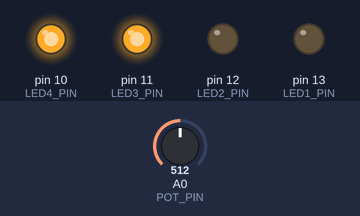
Bench run of a sketch on a simulated Arduino Uno, built with avr-gcc and run on an emulated ATmega328P. On the bench: output pins drawn as LEDs (lit = HIGH). The test bench sets the inputs (shaded band); at power-on: A0 (POT_PIN) = 512.

Above: at 1.8 s.
1.9 s: A0 (POT_PIN) set to 0
At 3.7 s:
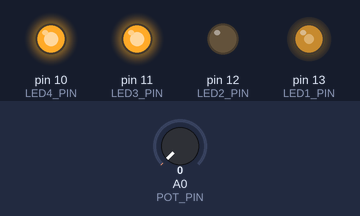
5.4 s: A0 (POT_PIN) set to 122
At 6.0 s:
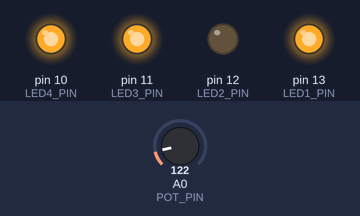
Timing chart, 0 to 14.9 s (numbered marks = the images above; inputs shaded):
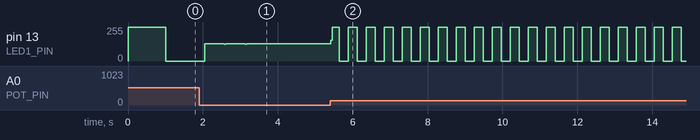

The sketch:

ex_1_6_1a.ino
```cpp
/* *******************************
* Exercise 1.6.1a : Illustrate PWM operation
********************************** */

// Define pin mapping
//  - no memory used for defines (C preprocessor)
//  - always useful since we only check pinout once
#define POT_PIN     A0
#define LED1_PIN    13
#define LED2_PIN    12
#define LED3_PIN    11
#define LED4_PIN    10
#define LED_ON      LOW
#define LED_OFF     HIGH

// A table can be used to ease led handling (go to ex_1_1_1 for alternative declarations)
  int leds[]  = {LED1_PIN, LED2_PIN, LED3_PIN, LED4_PIN};
  int nb_leds = (sizeof(leds)/sizeof(leds[0])); // nb of elements = size of the table / size of 1 element
  bool state;

// Executed once to set pins, variables, ...
void setup() {
  // Set inputs
    pinMode(POT_PIN, INPUT);

  // Set outputs
    for (int i = 0; i < nb_leds; i++)
      pinMode(leds[i], OUTPUT);

  // Initialize all leds
    for (int i = 0; i < nb_leds; i++)
      digitalWrite(leds[i], LED_OFF);

    digitalWrite(leds[1], LED_ON);
}

// Executed over and over (infinite loop)
void loop() {
  /* Standard coding*/
  int pot = map(analogRead(POT_PIN), 0, 1023, 2, 2000); // 2 ms -> 500 Hz | 2000 ms -> 0.5 Hz

  state = !state;
  digitalWrite(leds[0], state);
  delay(pot);

}
```

Measured:
- by itself, pin 13 (LED1_PIN): moves between 0/255 and 255/255, repeating every 0.48 s
